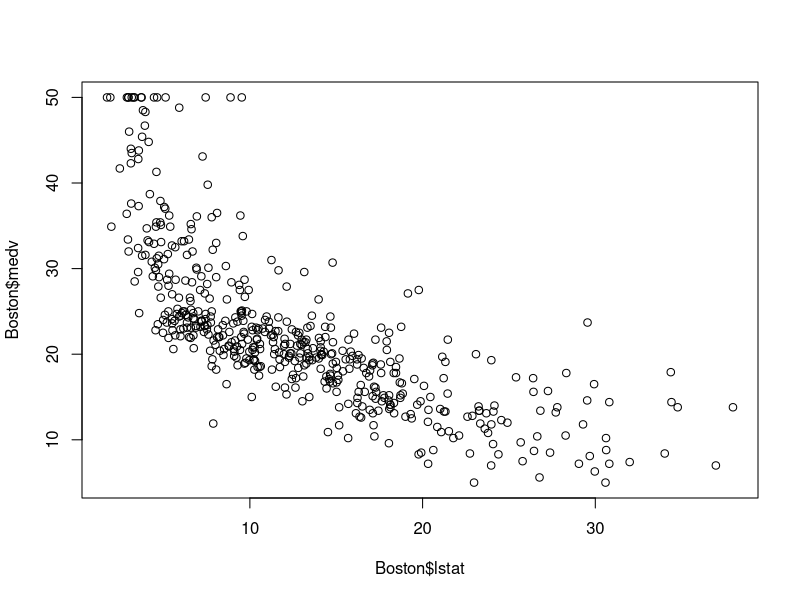
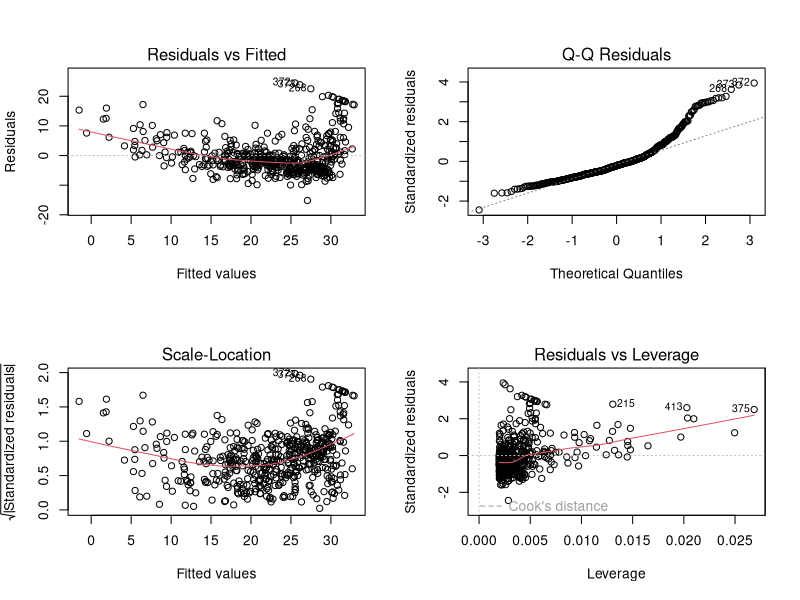
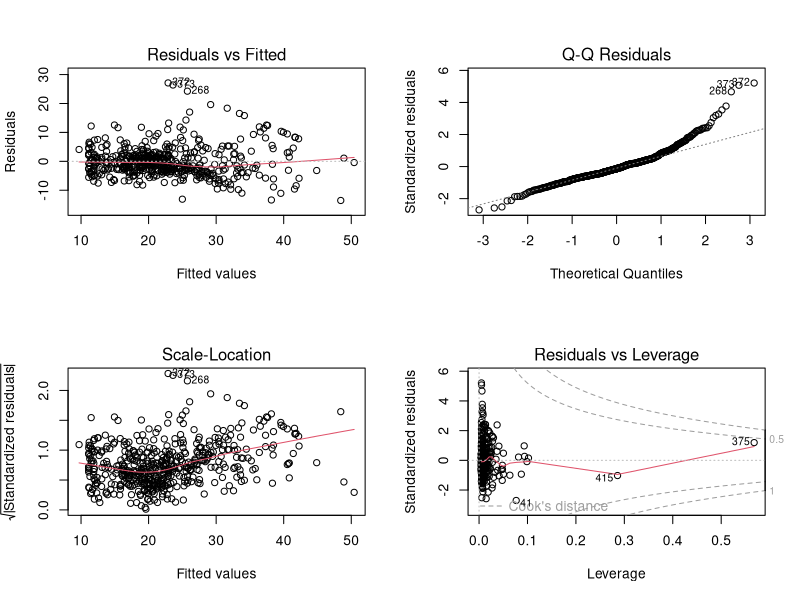

Write R code to recreate these figures, in order.
library(MASS)
lm.fit <-lm(medv ~ lstat, data=Boston)
summary(lm.fit)
plot(Boston$lstat, Boston$medv)

lm.fit<- lm(medv ~ lstat+ I(lstat^2), data=Boston)
summary(lm.fit)
 
model2 <- lm(medv ~ lstat, data=Boston)
par(mfrow=c(2,2))
plot(model2)

model5 <-lm(medv ~ poly(lstat,5) , data=Boston)
summary(model5)
par(mfrow=c(2,2))
plot(model5)

